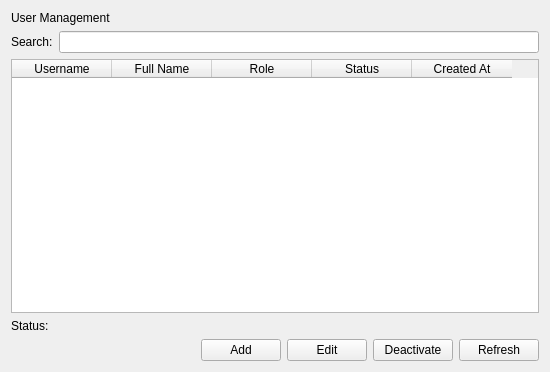
<?xml version="1.0" encoding="UTF-8"?>
<ui version="4.0">
 <class>UsersPage</class>
 <widget class="QWidget" name="UsersPage">
  <property name="geometry">
   <rect>
    <x>0</x>
    <y>0</y>
    <width>550</width>
    <height>372</height>
   </rect>
  </property>
  <property name="windowTitle">
   <string>Users</string>
  </property>
  <layout class="QVBoxLayout" name="verticalLayout">
   <item>
    <widget class="QLabel" name="lblTitle">
     <property name="text">
      <string>User Management</string>
     </property>
    </widget>
   </item>
   <item>
    <layout class="QHBoxLayout" name="horizontalLayout_2">
     <item>
      <widget class="QLabel" name="lblSearch">
       <property name="text">
        <string>Search:</string>
       </property>
      </widget>
     </item>
     <item>
      <widget class="QLineEdit" name="txtSearch"/>
     </item>
    </layout>
   </item>
   <item>
    <widget class="QTableWidget" name="tblUsers">
     <column>
      <property name="text">
       <string>Username</string>
      </property>
     </column>
     <column>
      <property name="text">
       <string>Full Name</string>
      </property>
     </column>
     <column>
      <property name="text">
       <string>Role</string>
      </property>
     </column>
     <column>
      <property name="text">
       <string>Status</string>
      </property>
     </column>
     <column>
      <property name="text">
       <string>Created At</string>
      </property>
     </column>
    </widget>
   </item>
   <item>
    <widget class="QLabel" name="lblStatus">
     <property name="text">
      <string>Status:</string>
     </property>
    </widget>
   </item>
   <item>
    <layout class="QHBoxLayout" name="horizontalLayout">
     <item>
      <spacer name="horizontalSpacer">
       <property name="orientation">
        <enum>Qt::Orientation::Horizontal</enum>
       </property>
       <property name="sizeHint" stdset="0">
        <size>
         <width>40</width>
         <height>20</height>
        </size>
       </property>
      </spacer>
     </item>
     <item>
      <widget class="QPushButton" name="btnAdd">
       <property name="text">
        <string>Add</string>
       </property>
      </widget>
     </item>
     <item>
      <widget class="QPushButton" name="btnEdit">
       <property name="text">
        <string>Edit</string>
       </property>
      </widget>
     </item>
     <item>
      <widget class="QPushButton" name="btnDeactivate">
       <property name="text">
        <string>Deactivate</string>
       </property>
      </widget>
     </item>
     <item>
      <widget class="QPushButton" name="btnRefresh">
       <property name="text">
        <string>Refresh</string>
       </property>
      </widget>
     </item>
    </layout>
   </item>
  </layout>
 </widget>
 <resources/>
 <connections/>
</ui>
